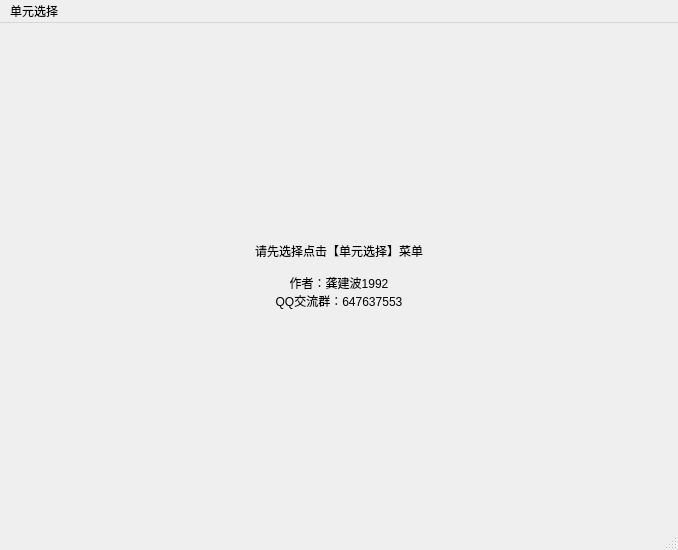
<?xml version="1.0" encoding="UTF-8"?>
<ui version="4.0">
 <class>MainWindow</class>
 <widget class="QMainWindow" name="MainWindow">
  <property name="geometry">
   <rect>
    <x>0</x>
    <y>0</y>
    <width>678</width>
    <height>550</height>
   </rect>
  </property>
  <property name="windowTitle">
   <string>MainWindow</string>
  </property>
  <widget class="QWidget" name="centralwidget">
   <layout class="QVBoxLayout" name="verticalLayout">
    <item>
     <widget class="QLabel" name="label">
      <property name="text">
       <string>请先选择点击【单元选择】菜单

作者：龚建波1992
QQ交流群：647637553</string>
      </property>
      <property name="alignment">
       <set>Qt::AlignCenter</set>
      </property>
     </widget>
    </item>
   </layout>
  </widget>
  <widget class="QMenuBar" name="menubar">
   <property name="geometry">
    <rect>
     <x>0</x>
     <y>0</y>
     <width>678</width>
     <height>23</height>
    </rect>
   </property>
   <widget class="QMenu" name="menuUnit">
    <property name="title">
     <string>单元选择</string>
    </property>
   </widget>
   <addaction name="menuUnit"/>
  </widget>
  <widget class="QStatusBar" name="statusbar"/>
 </widget>
 <resources/>
 <connections/>
</ui>
